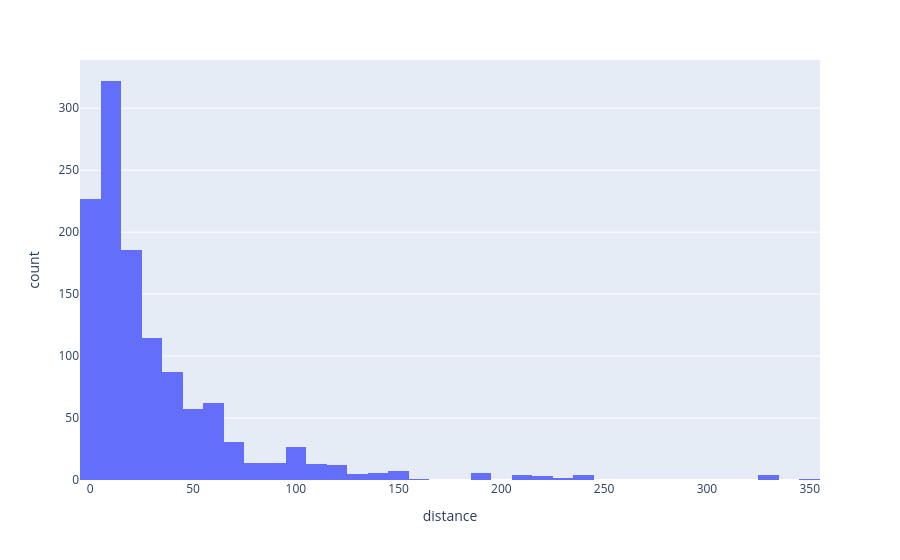

The notebook cell saved with this chart:
### Code cell
px.histogram(combined,x = "distance")

### Figure 1 — Plotly figure (JSON) as saved in the notebook; plotly's stock layout.template omitted (floating-point values rounded to 4 significant figures; data arrays with more than 128 entries replaced by an {"elided": "..."} marker saying what was removed)
{"data": [{"alignmentgroup": "True", "bingroup": "x", "hovertemplate": "distance=%{x}<br>count=%{y}<extra></extra>", "legendgroup": "", "marker": {"color": "#636efa", "pattern": {"shape": ""}}, "name": "", "offsetgroup": "", "orientation": "v", "showlegend": false, "type": "histogram", "x": {"elided": "1210 float values"}, "xaxis": "x", "yaxis": "y"}], "layout": {"barmode": "relative", "legend": {"tracegroupgap": 0}, "margin": {"t": 60}, "xaxis": {"anchor": "y", "domain": [0, 1], "title": {"text": "distance"}}, "yaxis": {"anchor": "x", "domain": [0, 1], "title": {"text": "count"}}}}
